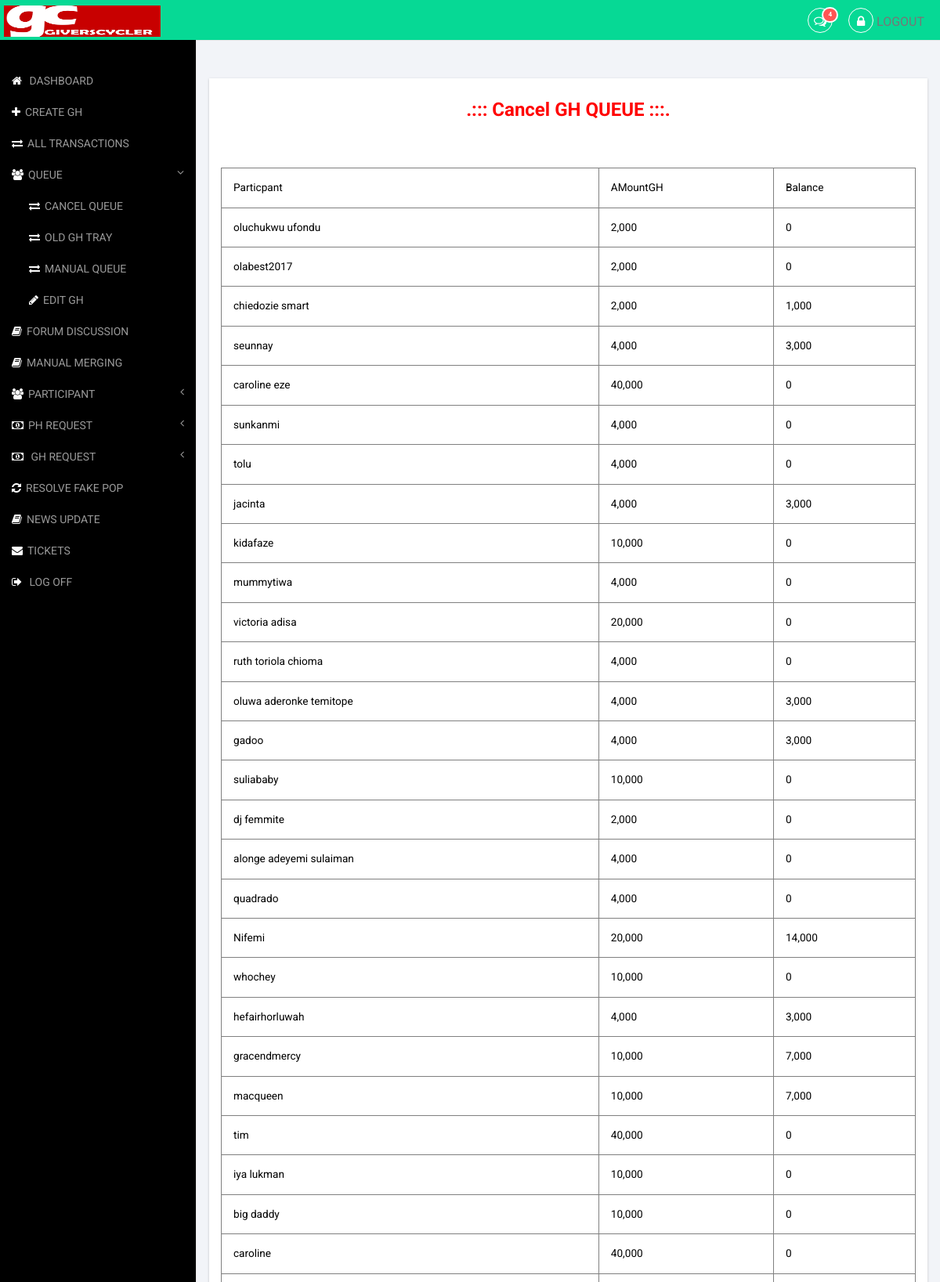
Page /executives/loadghtotray.php (signed in, upper part) on the committed database.
### tables this page shows
CREATE TABLE `gethelp` (
  `ID` int(255) NOT NULL,
  `ghID` varchar(255) NOT NULL,
  `participantID` varchar(255) NOT NULL,
  `amountGH` varchar(255) NOT NULL,
  `balance` varchar(255) NOT NULL DEFAULT '0',
  `ghDATE` varchar(255) NOT NULL,
  `releaseDATE` varchar(255) NOT NULL,
  `merge` varchar(255) NOT NULL DEFAULT 'NO',
  `user_status` varchar(255) NOT NULL DEFAULT 'active'
);

CREATE TABLE `participant` (
  `pid` int(255) NOT NULL,
  `name` varchar(255) NOT NULL,
  `mobile` varchar(255) NOT NULL,
  `email` varchar(255) NOT NULL,
  `password` varchar(255) NOT NULL,
  `invite` varchar(255) NOT NULL,
  `status` varchar(255) NOT NULL DEFAULT 'active'
);

### config.php (called while the page is built, shortened)
<?php
try
{
	$con = new PDO("mysql:host=localhost;dbname=giverscycler", 'root', '');
	$con->setAttribute(PDO::ATTR_ERRMODE, PDO::ERRMODE_EXCEPTION);
}
catch(PDOException $e)
{
?>
	<script>
	alert("Could not connect to database, error submitted successfully to Log file");
	</script>
<?php
	file_put_contents("errorlog.txt", $e->getMessage(), FILE_APPEND);
}
if(!function_exists("rows")){
	function rows($query)
	{
		global $con;
		$q = $con->prepare($query);
		$r = $q->execute();
		$count = $q->rowCount();
		return $count;
	}
}
if(isset($_SESSION["username"]))
{
	$username = $_SESSION["username"];
}
?>

### executives/loadghtotray.php (the view, shortened to what this page needs)
<?php
require "../config.php";
if(isset($username))
{
	$query_executive = $con->prepare("select * from executive where username='$username'");
	$query_executive->execute();
	$query_executive_info = $query_executive->fetch(PDO::FETCH_ASSOC);
	$level = $query_executive_info['level'];
}
else
{
	redirect_to('index');
}
?>
<!DOCTYPE HTML>
<html>
<head>
<link href="css/bootstrap.min.css" rel='stylesheet' type='text/css' />
<link href="css/style.css" rel='stylesheet' type='text/css' />
<link href="css/lines.css" rel='stylesheet' type='text/css' />
<link href="css/font-awesome.css" rel="stylesheet">
<link href="css/custom.css" rel="stylesheet">
</head>
<body>
<div id="wrapper">
        <nav class="top1 navbar navbar-default navbar-static-top" role="navigation" style="margin-bottom: 0">
            <div class="navbar-header">
                <a class="navbar-brand" href="dashboard"><img src='../img/logo.jpg' width='200px' height='40px' style='margin-top: -8px; margin-left: -10px'/></a>
            </div>
            <ul class="nav navbar-nav navbar-right">
				<li class="dropdown">
	        		<a href="#" class="dropdown-toggle" data-toggle="dropdown" aria-expanded="false"><i class="fa fa-comments-o"></i><span class="badge">4</span></a>
	      		</li>
				<li><a href="logoff"><i class="fa fa-lock"></i> Logout </a></li>
			</ul>
            <div class="navbar-default sidebar" role="navigation">
			   <div class="sidebar-nav navbar-collapse">
                    <ul class="nav active" id="side-menu">
                        <li>
                            <a href="dashboard" class=''><i class="fa fa-home nav_icon"></i> Dashboard</a>
                        </li>
						<?php
						if($level =='Super Admin')
						{
						?>
							<li>
								<a href="createGH"><i class="fa fa-plus nav_icon"></i>CREATE GH</a>
							</li>
							<li>
								<a href="all-transaction"><i class="fa fa-exchange nav_icon"></i>ALL TRANSACTIONS</a>
							</li>
							<li>
								<a href="#"><i class="fa fa-users nav_icon"></i>QUEUE<span class="fa arrow"></span></a>
								<ul class="nav nav-second-level">
									<li>
										<a href="CancelQueue"><i class="fa fa-exchange nav_icon"></i>Cancel Queue</a>
									</li>
									<li>
										<a href="loadghtotray"><i class="fa fa-exchange nav_icon"></i>OLD GH TRAY</a>
									</li>
									<li>
										<a href="addGHQueue"><i class="fa fa-exchange nav_icon"></i>MANUAL QUEUE</a>
									</li>
									<li>
										<a href="editGH"><i class="fa fa-pencil nav_icon"></i>EDIT GH</a>
									</li>
								</ul>
							</li>
							<li>
								<a href="forum"><i class="fa fa-book nav_icon"></i>FORUM DISCUSSION</a>
							</li>
							<li>
								<a href="loadGH-PH"><i class="fa fa-book nav_icon"></i>MANUAL MERGING</a>
							</li>
						<?php
						}
						?>
                        <li>
                            <a href="#"><i class="fa fa-users nav_icon"></i>PARTICIPANT<span class="fa arrow"></span></a>
                        </li>
                        <li>
                            <a href="#"><i class="fa fa-money nav_icon"></i>PH REQUEST<span class="fa arrow"></span></a>
                        </li>
                        <li>
                            <a href="#"><i class="fa fa-money nav_icon"></i> GH REQUEST<span class="fa arrow"></span></a>
                        </li>
                        <li>
                            <a href="gh-request?FAKEPOP"><i class="fa fa-refresh nav_icon fa-spin"></i>RESOLVE FAKE POP</a>
                        </li>
						<li>
							<a href="newsupdate"><i class="fa fa-book nav_icon"></i>NEWS UPDATE</a>
						</li>
                        <li>
                            <a href="tickets"><i class="fa fa-envelope nav_icon fa-spin"></i>TICKETS</a>
                        </li>
                        <li>
                            <a href="logoff"><i class="fa fa-sign-out nav_icon"></i> Log Off</a>
                        </li>
                    </ul>
                </div>
            </div>
        </nav>
        <div id="page-wrapper">
        <div class="graphs">
		<div class="col_1">
			<div class="col-md-12 stats-info">
               <br><font size='5px' color='red'><center><b>.::: Cancel GH QUEUE :::. </b></center></font>
				<br><div id='result'></div>
			   <br>
			   <?php
$loadGH = $con->prepare("select * from gethelp where merge!='YES' and merge!='Cancelled'");
$loadGH->execute();
?>
<table border='1' width='30%' class='table'>
	<tr>
		<td style='color: #000'>Particpant</td>
		<td style='color: #000'>AMountGH</td>
		<td style='color: #000'>Balance</td>
	</tr>
	<tr>
<?php
for($i=1; $i<=rows("select * from gethelp where merge!='YES' and merge!='Cancelled'"); $i++)
{
	$loadGH_info =  $loadGH->fetch(PDO::FETCH_ASSOC);
	$amountGH = $loadGH_info['amountGH'];
	$balance = $loadGH_info['balance'];
	$participantID = $loadGH_info['participantID'];
	$getuinfo = $con->prepare("SELECT * FROM `participant` where pid='$participantID'");
	$getuinfo->execute();
	$ginfo = $getuinfo->fetch(PDO::FETCH_ASSOC);
	$participant_name = $ginfo['name'];
	?>
		<td style='color: #000'><?php echo $participant_name;?></td>
		<td style='color: #000'><?php echo number_format($amountGH);?></td>
		<td style='color: #000'><?php echo number_format($balance);?></td>
	</tr>
	<?php
}
?>
            </table>
            </div>
		</div>
	  <br>
		</div>
       </div>
   </div>
</body>
</html>

### executives/css/style.css (style rules this page uses)
ul, ol { margin: 0; }
html, body { font-family: 'Roboto', sans-serif; font-size: 100%; background:#000; overflow-x: hidden; }
body a { transition:0.5s all; -webkit-transition:0.5s all; -moz-transition:0.5s all; -o-transition:0.5s all; -ms-transition:0.5s all; }
.navbar .navbar-nav li a { padding: 0 10px; line-height: 56px; position: relative; }
.navbar .navbar-nav li a i { border: 1px solid #fff; padding: 8px 0; width: 32px; text-align: center; -webkit-border-radius: 50em; -moz-border-radius: 50em; border-radius: 50em; color: #fff; height: 32px; }
.navbar .navbar-nav li a .badge { background: #ff5454; border: 2px solid white; position: absolute; top: 9px; right: 3px; font-size: 8px; line-height: 8px; padding: 4px 6px; -webkit-border-radius: 50em; -moz-border-radius: 50em; border-radius: 50em; min-width: 0; }
.navbar-default.sidebar { background-color: #000; font-family: 'Roboto', sans-serif; }
nav.top1.navbar.navbar-default.navbar-static-top { background-color:rgb(6, 217, 149); font-family: 'Roboto', sans-serif; }
.navbar-default .navbar-brand { color: #fff !important; font-size: 30px; font-weight: 500; }
.navbar-right { margin-right: 10px !important; }
.navbar-right li { display:inline-block; }
i.nav_icon { color: #fff; margin-right:6px; }
.sidebar ul li a { color: #999; font-size:14px; }
ul.nav.navbar-nav.navbar-right { height: 51px; }
.sidebar-nav.navbar-collapse { margin: 2em 0 0 0; }
.col_1 { margin:1em 0 0 0; }
.stats-info { background-color: #fff; }
.map_container, #chart, .span_6, .col_2, .weather_list, .cal1, .skills-info, .stats-info, .r3_counter_box, .activity_box, .bs-example1, .cloud, .copy { -ms-box-shadow: 0 1px 3px 0px rgba(0, 0, 0, 0.2); -o-box-shadow: 0 1px 3px 0px rgba(0, 0, 0, 0.2); -moz-box-shadow: 0 1px 3px 0px rgba(0, 0, 0, 0.2); -webkit-box-shadow: 0 1px 3px 0px rgba(0, 0, 0, 0.2); box-shadow: 0 1px 3px 0px rgba(0, 0, 0, 0.2); }
.graphs { padding: 2em 1em; background: #f2f4f8; font-family: 'Roboto', sans-serif; }
.table > thead > tr > th, .table > tbody > tr > th, .table > tfoot > tr > th, .table > thead > tr > td, .table > tbody > tr > td, .table > tfoot > tr > td { border-top: none !important; }
span.badge { min-width: 3rem; padding: 2px 9px; text-align: center; font-size: 0.85; line-height: inherit; color: #fff; position: absolute; right:38px; -webkit-box-sizing: border-box; -moz-box-sizing: border-box; box-sizing: border-box; border-radius: 2px; }
.table > thead > tr > th, .table > tbody > tr > th, .table > tfoot > tr > th, .table > thead > tr > td, .table > tbody > tr > td, .table > tfoot > tr > td { font-size: 0.85em; color: #999; }
.table td, .table>tbody>tr>td, .table>tbody>tr>th, .table>tfoot>tr>td, .table>tfoot>tr>th, .table>thead>tr>td, .table>thead>tr>th { padding:15px !important; }

### executives/css/custom.css (style rules this page uses)
#wrapper { width: 100%; }
#page-wrapper { min-height: 568px; background-color: #fff; }
@media (min-width:768px) { #page-wrapper { position: inherit; margin: 0 0 0 250px; border-left: 1px solid #e7e7e7; } }
.sidebar .sidebar-nav.navbar-collapse { padding-right: 0; padding-left: 0; }
.sidebar .arrow { float: right; }
.sidebar .fa.arrow:before { content: "\f104"; }
.sidebar .active>a>.fa.arrow:before { content: "\f107"; }
.sidebar .nav-second-level li, .sidebar .nav-third-level li { border-bottom: 0!important; }
.sidebar .nav-second-level li a { padding-left: 37px; }
@media (min-width:768px) { .sidebar { z-index: 1; position: absolute; width: 250px; margin-top: 51px; } }

### rows in the picture
gethelp: participantID.name "oluchukwu ufondu", amountGH "2,000", balance "0"
gethelp: participantID.name "olabest2017", amountGH "2,000", balance "0"
gethelp: participantID.name "chiedozie smart", amountGH "2,000", balance "1,000"
gethelp: participantID.name "seunnay", amountGH "4,000", balance "3,000"
gethelp: participantID.name "caroline eze", amountGH "40,000", balance "0"
gethelp: participantID.name "sunkanmi", amountGH "4,000", balance "0"
gethelp: participantID.name "tolu", amountGH "4,000", balance "0"
gethelp: participantID.name "jacinta", amountGH "4,000", balance "3,000"
gethelp: participantID.name "kidafaze", amountGH "10,000", balance "0"
gethelp: participantID.name "mummytiwa", amountGH "4,000", balance "0"
gethelp: participantID.name "victoria adisa", amountGH "20,000", balance "0"
gethelp: participantID.name "ruth toriola chioma", amountGH "4,000", balance "0"
gethelp: participantID.name "oluwa aderonke temitope", amountGH "4,000", balance "3,000"
gethelp: participantID.name "gadoo", amountGH "4,000", balance "3,000"
gethelp: participantID.name "suliababy", amountGH "10,000", balance "0"
gethelp: participantID.name "dj femmite", amountGH "2,000", balance "0"
gethelp: participantID.name "alonge adeyemi sulaiman", amountGH "4,000", balance "0"
gethelp: participantID.name "quadrado", amountGH "4,000", balance "0"
gethelp: participantID.name "Nifemi", amountGH "20,000", balance "14,000"
gethelp: participantID.name "whochey", amountGH "10,000", balance "0"
gethelp: participantID.name "hefairhorluwah", amountGH "4,000", balance "3,000"
gethelp: participantID.name "gracendmercy", amountGH "10,000", balance "7,000"
gethelp: participantID.name "macqueen", amountGH "10,000", balance "7,000"
gethelp: participantID.name "tim", amountGH "40,000", balance "0"
gethelp: participantID.name "iya lukman", amountGH "10,000", balance "0"
gethelp: participantID.name "big daddy", amountGH "10,000", balance "0"
gethelp: participantID.name "caroline", amountGH "40,000", balance "0"
